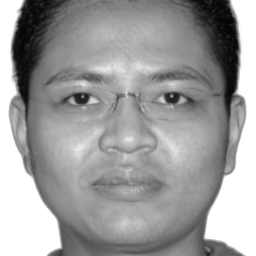
#> input picture extracted/document_0_extracted_img.png, 256 x 256 px; its folder holds only this picture in this run
$ python detect_face.py ../extracted/document_0_extracted_img.png   (Python 2 division)
#> lines starting #> are read from the running program, lines starting #| are printed output that depends on the picture; after the words box and inside, x2 and y2 are one past the last pixel; in counts of white or black regions, pixels touching at a corner belong together
from random import randint
import cv2
import sys
import os
import traceback

CASCADE="Face_cascade.xml"
FACE_CASCADE=cv2.CascadeClassifier(CASCADE)

def detect_faces(image_path,display=True):

#> called with display = True
	image=cv2.imread(image_path)
#> image is the input picture: shape (256, 256, 3); min 3, max 255, mean 156.9
	image_grey=cv2.cvtColor(image,cv2.COLOR_BGR2GRAY)

	faces = FACE_CASCADE.detectMultiScale(image_grey,scaleFactor=1.16,minNeighbors=5,minSize=(25,25),flags=0)
#> faces = [[24, 25, 207, 207]]

	for x,y,w,h in faces:
        sub_img=image[y-10:y+h+10,x-10:x+w+10]
        os.chdir("Extracted")
		cv2.imwrite(str(randint(0,10000))+".png",sub_img)
        os.chdir("../../")
        cv2.rectangle(image,(x,y),(x+w,y+h),(255, 255,0),2)
#> this loop made 1 pass
#> pass 1, in detect_faces, `sub_img=image[y-10:y+h+10,x-10:x+w+10]`:
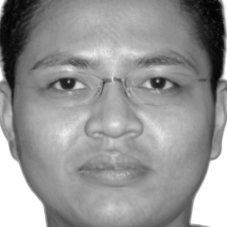
#> sub_img: shape (227, 227, 3); min 3, max 255, mean 148.7
#> after the loop:
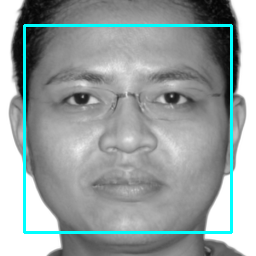
#> image: shape (256, 256, 3); 3.78% of pixels changed, all inside (x1, y1, x2, y2) = (23, 24, 233, 234)

	if display:
		cv2.imshow("Faces Found",image)
		# if (cv2.waitKey(0) & 0xFF == ord('q')) or (cv2.waitKey(0) & 0xFF == ord('Q')):
		# 	cv2.destroyAllWindows()

if __name__ == "__main__":

	if not "Extracted" in os.listdir("."):
		os.mkdir("Extracted")

	if len(sys.argv) < 2:
		print("Usage: python Detect_face.py 'image path'")
		sys.exit()

	if os.path.isdir(sys.argv[1]):
		for image in os.listdir(sys.argv[1]):
			try:
				print ("Processing.....",os.path.abspath(os.path.join(sys.argv[1],image)))
				detect_faces(os.path.abspath(os.path.join(sys.argv[1],image)),False)
			except Exception:
				print ("Could not process ",os.path.abspath(os.path.join(sys.argv[1],image)))
	else:
		detect_faces(sys.argv[1])

$ run again, on extracted/document_13_extracted_img.png
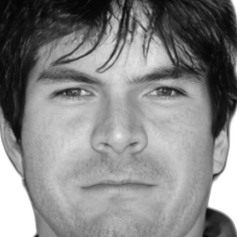
#> input picture extracted/document_13_extracted_img.png, 237 x 237 px
#> in detect_faces, image is the input picture: shape (237, 237, 3); min 4, max 255, mean 133.2
#> faces = [[24, 24, 192, 192]]
#> the loop in detect_faces, `for x,y,w,h in faces:` made 1 pass
#> pass 1, in detect_faces, `sub_img=image[y-10:y+h+10,x-10:x+w+10]`:
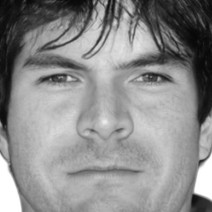
#> sub_img: shape (212, 212, 3); min 6, max 255, mean 139.9
#> after the loop in detect_faces, `for x,y,w,h in faces:`:
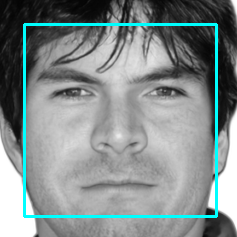
#> image: shape (237, 237, 3); 4.09% of pixels changed, all inside (x1, y1, x2, y2) = (23, 23, 218, 218)

$ run again, on extracted/document_14_extracted_img.png
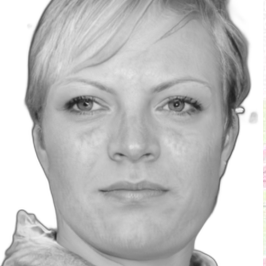
#> input picture extracted/document_14_extracted_img.png, 266 x 266 px
#> in detect_faces, image is the input picture: shape (266, 266, 3); mean B, G, R 193.2, 193.3, 193.3
#> faces = [[26, 26, 217, 217]]
#> the loop in detect_faces, `for x,y,w,h in faces:` made 1 pass
#> pass 1, in detect_faces, `sub_img=image[y-10:y+h+10,x-10:x+w+10]`:
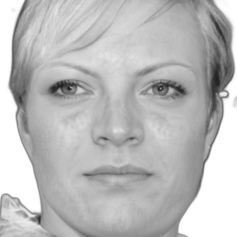
#> sub_img: shape (237, 237, 3); min 31, max 255, mean 187.5
#> after the loop in detect_faces, `for x,y,w,h in faces:`:
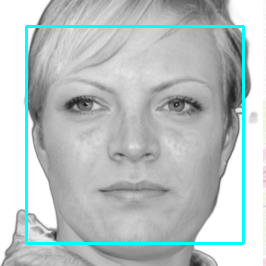
#> image: shape (266, 266, 3); 3.67% of pixels changed, all inside (x1, y1, x2, y2) = (25, 25, 245, 245)

$ run again, on extracted/document_15_extracted_img.png
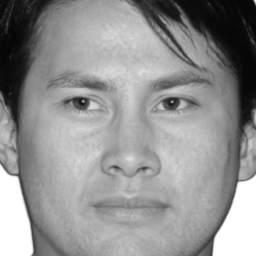
#> input picture extracted/document_15_extracted_img.png, 256 x 256 px
#> in detect_faces, image is the input picture: shape (256, 256, 3); min 5, max 255, mean 145.5
#> faces = [[30, 26, 199, 199]]
#> the loop in detect_faces, `for x,y,w,h in faces:` made 1 pass
#> pass 1, in detect_faces, `sub_img=image[y-10:y+h+10,x-10:x+w+10]`:
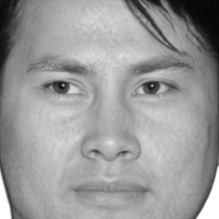
#> sub_img: shape (219, 219, 3); min 6, max 255, mean 153.7
#> after the loop in detect_faces, `for x,y,w,h in faces:`:
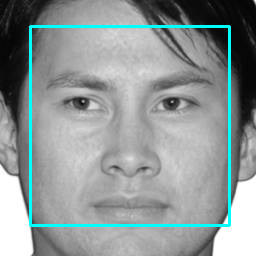
#> image: shape (256, 256, 3); 3.64% of pixels changed, all inside (x1, y1, x2, y2) = (29, 25, 231, 227)

$ run again, on extracted/document_10_extracted_img.png
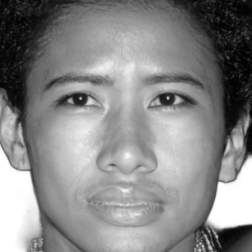
#> input picture extracted/document_10_extracted_img.png, 252 x 252 px
#> in detect_faces, image is the input picture: shape (252, 252, 3); min 1, max 255, mean 135.1
#> faces = [[21, 21, 209, 209]]
#> the loop in detect_faces, `for x,y,w,h in faces:` made 1 pass
#> pass 1, in detect_faces, `sub_img=image[y-10:y+h+10,x-10:x+w+10]`:
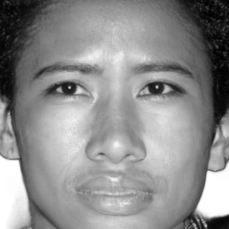
#> sub_img: shape (229, 229, 3); min 1, max 255, mean 141
#> after the loop in detect_faces, `for x,y,w,h in faces:`:
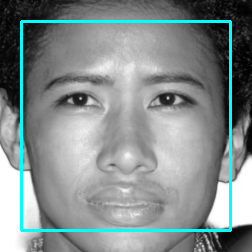
#> image: shape (252, 252, 3); 3.94% of pixels changed, all inside (x1, y1, x2, y2) = (20, 20, 232, 232)
